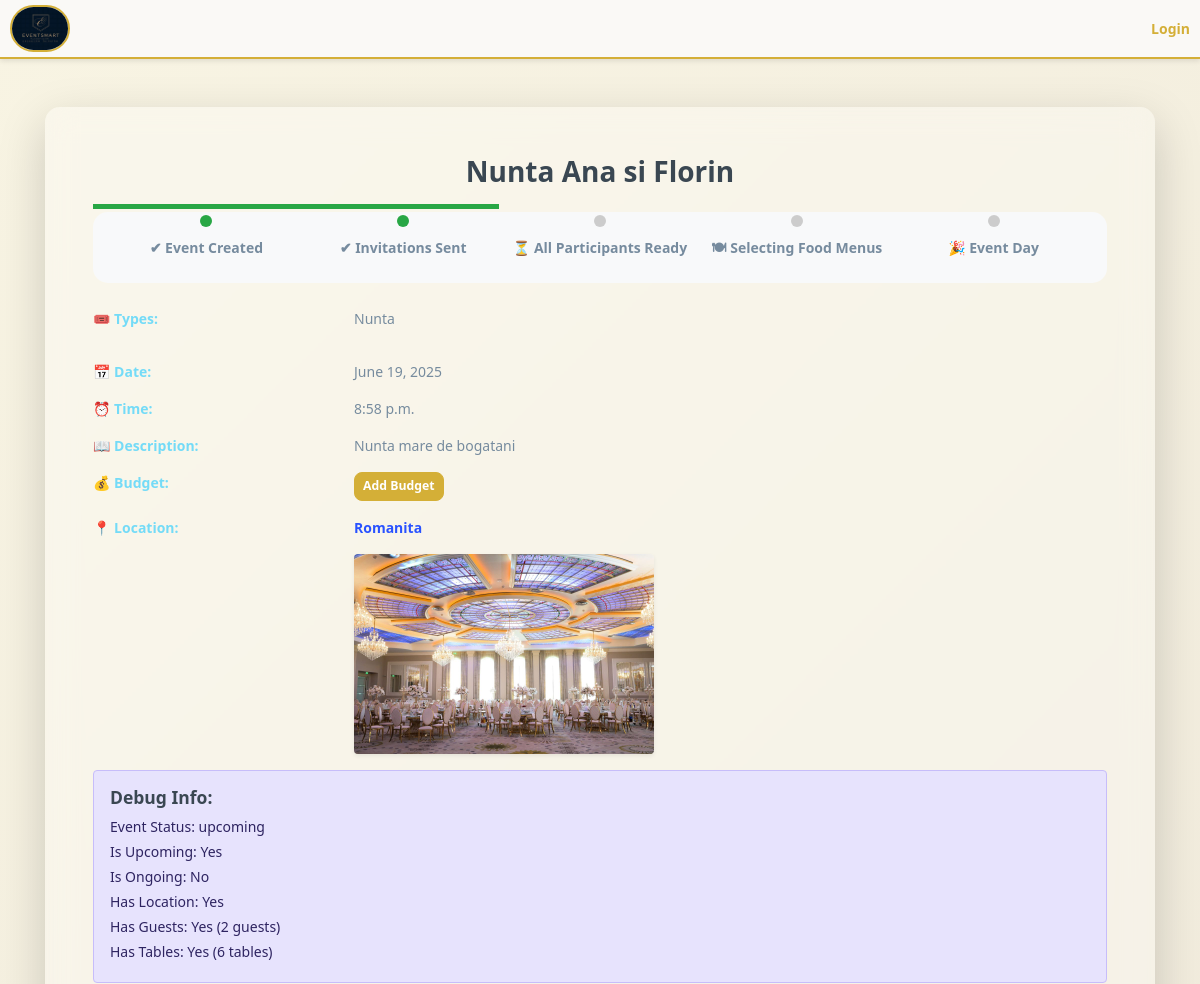
Before: /event/3/details/ (upper part) with the older database file.
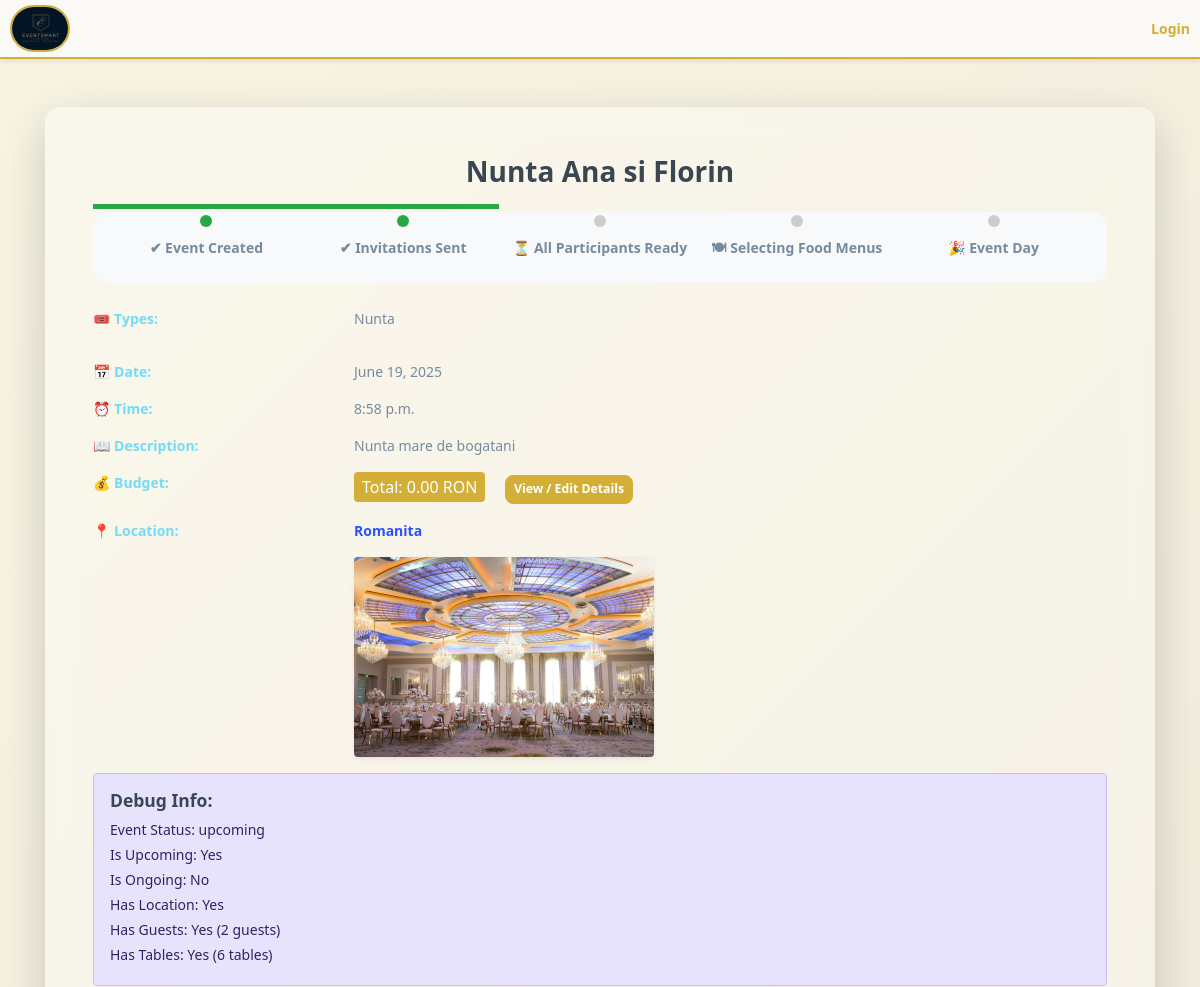
After: the same page with the newer database file.
### base/models.py (models this page shows, shortened)
class EventBudget(models.Model):
    event = models.OneToOneField('Event', on_delete=models.CASCADE, related_name='eventbudget')
    venue_rental_cost = models.DecimalField(max_digits=10, decimal_places=2, default=0)
    ceremony_location_cost = models.DecimalField(max_digits=10, decimal_places=2, default=0)
    furniture_rental_cost = models.DecimalField(max_digits=10, decimal_places=2, default=0)
    decorations_cost = models.DecimalField(max_digits=10, decimal_places=2, default=0)
    wedding_dress_cost = models.DecimalField(max_digits=10, decimal_places=2, default=0)
    groom_suit_cost = models.DecimalField(max_digits=10, decimal_places=2, default=0)
    accessories_cost = models.DecimalField(max_digits=10, decimal_places=2, default=0)
    shoes_cost = models.DecimalField(max_digits=10, decimal_places=2, default=0)
    photographer_cost = models.DecimalField(max_digits=10, decimal_places=2, default=0)
    videographer_cost = models.DecimalField(max_digits=10, decimal_places=2, default=0)
    photo_booth_cost = models.DecimalField(max_digits=10, decimal_places=2, default=0)
    band_cost = models.DecimalField(max_digits=10, decimal_places=2, default=0)
    dj_cost = models.DecimalField(max_digits=10, decimal_places=2, default=0)
    sound_system_cost = models.DecimalField(max_digits=10, decimal_places=2, default=0)
    hair_cost = models.DecimalField(max_digits=10, decimal_places=2, default=0)
    makeup_cost = models.DecimalField(max_digits=10, decimal_places=2, default=0)
    spa_cost = models.DecimalField(max_digits=10, decimal_places=2, default=0)
    bouquet_cost = models.DecimalField(max_digits=10, decimal_places=2, default=0)
    centerpieces_cost = models.DecimalField(max_digits=10, decimal_places=2, default=0)
    ceremony_flowers_cost = models.DecimalField(max_digits=10, decimal_places=2, default=0)
    food_cost = models.DecimalField(max_digits=10, decimal_places=2, default=0)
    beverages_cost = models.DecimalField(max_digits=10, decimal_places=2, default=0)
    cake_cost = models.DecimalField(max_digits=10, decimal_places=2, default=0)
    snacks_cost = models.DecimalField(max_digits=10, decimal_places=2, default=0)
    invitations_cost = models.DecimalField(max_digits=10, decimal_places=2, default=0)
    favors_cost = models.DecimalField(max_digits=10, decimal_places=2, default=0)
    thank_you_cards_cost = models.DecimalField(max_digits=10, decimal_places=2, default=0)
    wedding_car_cost = models.DecimalField(max_digits=10, decimal_places=2, default=0)
    guest_shuttle_cost = models.DecimalField(max_digits=10, decimal_places=2, default=0)
    insurance_cost = models.DecimalField(max_digits=10, decimal_places=2, default=0)
    license_cost = models.DecimalField(max_digits=10, decimal_places=2, default=0)
    planner_cost = models.DecimalField(max_digits=10, decimal_places=2, default=0)
    organizer_payment_cost = models.DecimalField(max_digits=10, decimal_places=2, default=0)
    @property
    def total_budget(self):
        fields = [
            'venue_rental_cost', 'ceremony_location_cost', 'furniture_rental_cost', 'decorations_cost',
            'wedding_dress_cost', 'groom_suit_cost', 'accessories_cost', 'shoes_cost',
            'photographer_cost', 'videographer_cost', 'photo_booth_cost',
            'band_cost', 'dj_cost', 'sound_system_cost',
            'hair_cost', 'makeup_cost', 'spa_cost',
            'bouquet_cost', 'centerpieces_cost', 'ceremony_flowers_cost',
            'food_cost', 'beverages_cost', 'cake_cost', 'snacks_cost',
            'invitations_cost', 'favors_cost', 'thank_you_cards_cost',
            'wedding_car_cost', 'guest_shuttle_cost',
            'insurance_cost', 'license_cost', 'planner_cost', 'organizer_payment_cost',
        ]
        return sum(getattr(self, f) or 0 for f in fields)

### base/views.py (the view)
def event_details(request, event_id):
    event = get_object_or_404(Event, id=event_id)
    tables = list(event.location.tables.values(
        'id', 'table_number', 'capacity', 'shape', 'is_reserved',
        'position_x', 'position_y', 'rotation', 'width', 'height', 'radius'
    )) if event.location else []
    special_elements = list(event.location.special_elements.values(
        'type','label','position_x','position_y','rotation','width','height','radius'
    )) if event.location else []
    budget = getattr(event, 'eventbudget', None)
    context = {
        'event': event,
        'tables_json': json.dumps(tables),
        'special_json': json.dumps(special_elements),
        'budget': budget,
    }
    return render(request, 'base/event_details.html', context)

### base/context_processors.py (called while the page is built)
def media_url(request):
    return {
        'MEDIA_URL': settings.MEDIA_URL
    }

### base/models.py (called while the page is built)
    def __str__(self):
        return self.name

    @property
    def status(self):
        now = timezone.now()
        extended_end = (datetime.combine(self.event_date, self.event_time) + timedelta(hours=12))
        if now < datetime.combine(self.event_date, self.event_time) - timedelta(hours=1):
            return 'upcoming'
        elif now >= datetime.combine(self.event_date, self.event_time) - timedelta(hours=1) and now < extended_end:
            return 'ongoing'
        else:
            return 'completed'

### base/templates/base/event_details.html (shortened to what the changed rows need)
{% extends 'main.html' %}
{% block content %}
<div class="container mt-5">
    <div class="card shadow-lg border-0 glass-effect">
        <div class="card-body p-5">
            <h2 class="text-center text-gradient mb-4">{{ event.event_name }}</h2>
            {% if budget %}
            <div class="row mb-3">
                <div class="col-sm-3 fw-bold text-secondary">💰 Budget:</div>
                <div class="col-sm-9">
                    <span class="badge" style="background:#D4AF37;color:#fff;font-size:1rem;">Total: {{ budget.total_budget|floatformat:2 }} RON</span>
                    <a href="{% url 'add_budget' event.id %}" class="btn btn-sm btn-gold ms-3">View / Edit Details</a>
                </div>
            </div>
            {% else %}
            <div class="row mb-3">
                <div class="col-sm-3 fw-bold text-secondary">💰 Budget:</div>
                <div class="col-sm-9">
                    <a href="{% url 'add_budget' event.id %}" class="btn btn-sm btn-gold">Add Budget</a>
                </div>
            </div>
            {% endif %}
        </div>
    </div>
</div>
{% endblock %}

Changed rows visible on the page:
added EventBudget: total_budget "0.00"
Other visible differences:
text no longer shown: "Add Budget"
text now shown: "Total: RON View / Edit Details"
